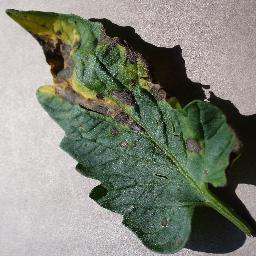
#> input picture data/test/Tomato___Early_blight/Tomato___Early_blight_original_04747279-48b2-4ce1-932b-e511424beb6b___RS_Erly.B 8240.JPG_56846ec1-3844-433b-948e-13aa1497e02e.JPG, 256 x 256 px
$ python -i image_processing.py   (imports and definitions only)
#> lines starting #> are read from the running program, lines starting #| are printed output that depends on the picture; after the words box and inside, x2 and y2 are one past the last pixel; in counts of white or black regions, pixels touching at a corner belong together
import cv2
import numpy as np
from PIL import Image
import os
from typing import Tuple, Optional

class ImageProcessor:
    """Image processing utilities for tomato disease detection."""

    def __init__(self, target_size: Tuple[int, int] = (224, 224)):
        """
        Initialize the image processor.

        Args:
            target_size: Target size for image resizing (width, height)
        """
        self.target_size = target_size

    # [62 lines left out: functions load_image, preprocess_image, enhance_image, not called in this run]

    def segment_leaf(self, image: np.ndarray) -> np.ndarray:
        """
        Basic leaf segmentation to focus on the leaf area.

        Args:
            image: Input image

        Returns:
            Segmented image with focus on leaf
        """
        # Convert to HSV for better color-based segmentation
        hsv = cv2.cvtColor(image, cv2.COLOR_RGB2HSV)
#> hsv: shape (256, 256, 3); mean H, S, V 49.7, 56.7, 135.4

        # Define green color range for leaves
        lower_green = np.array([35, 20, 20])
        upper_green = np.array([85, 255, 255])

        # Create mask for green regions
        mask = cv2.inRange(hsv, lower_green, upper_green)
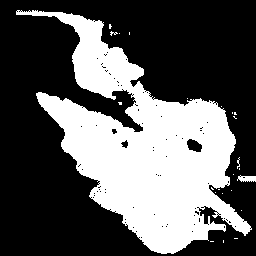
#> mask: shape (256, 256); 35.8% white; 24 white regions (22 under 20 px), largest, box (x1, y1, x2, y2) and area: (16, 10, 252, 254) 23243, (237, 175, 256, 182) 95

        # Apply morphological operations to clean the mask
        kernel = np.ones((5, 5), np.uint8)
        mask = cv2.morphologyEx(mask, cv2.MORPH_CLOSE, kernel)
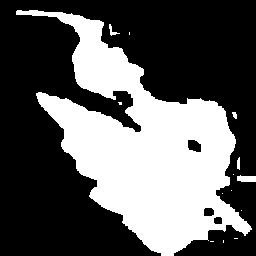
#> mask: shape (256, 256); 36.7% white; 14 white regions (9 under 20 px), largest, box (x1, y1, x2, y2) and area: (16, 10, 252, 256) 23825, (237, 175, 256, 182) 111, (109, 24, 120, 36) 43, (237, 157, 240, 170) 33, (232, 112, 237, 119) 25
        mask = cv2.morphologyEx(mask, cv2.MORPH_OPEN, kernel)
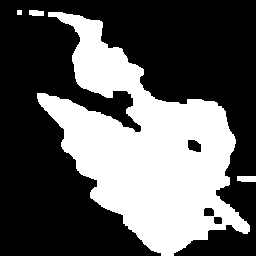
#> mask: shape (256, 256); 36.4% white; 4 white regions, box (x1, y1, x2, y2) and area: (37, 12, 250, 256) 23614, (237, 176, 256, 182) 110, (29, 10, 44, 16) 81, (17, 10, 22, 15) 25

        # Apply mask to original image
        segmented = cv2.bitwise_and(image, image, mask=mask)
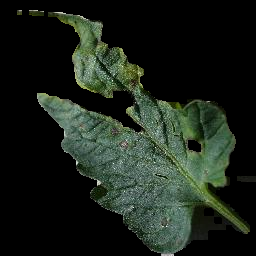
#> segmented: shape (256, 256, 3); mean R, G, B 27.2, 35.2, 26.5

        return segmented

    # [80 lines left out: functions augment_image, save_processed_image, create_thumbnail, validate_image, not called in this run]

>>> import cv2
>>> picture = cv2.cvtColor(cv2.imread('../data/test/Tomato___Early_blight/Tomato___Early_blight_original_04747279-48b2-4ce1-932b-e511424beb6b___RS_Erly.B 8240.JPG_56846ec1-3844-433b-948e-13aa1497e02e.JPG'), cv2.COLOR_BGR2RGB)
>>> result = ImageProcessor().segment_leaf(picture)

$ run again, on data/test/Tomato___Early_blight/Tomato___Early_blight_original_5390d8c0-5781-47cf-8d0a-482e000a01f3___RS_Erly.B 7400.JPG_aa8a6107-2977-4a3d-ac08-cc9aa2448804.JPG
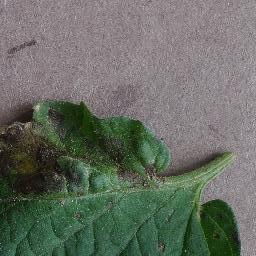
#> input picture data/test/Tomato___Early_blight/Tomato___Early_blight_original_5390d8c0-5781-47cf-8d0a-482e000a01f3___RS_Erly.B 7400.JPG_aa8a6107-2977-4a3d-ac08-cc9aa2448804.JPG, 256 x 256 px
#> hsv: shape (256, 256, 3); mean H, S, V 113.7, 55.3, 114.1
#> in segment_leaf, `mask = cv2.inRange(hsv, lower_green, upper_green)`:
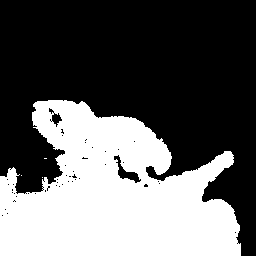
#> mask: shape (256, 256); 38.6% white; 4 white regions (3 under 20 px), largest, box (x1, y1, x2, y2) and area: (0, 100, 241, 256) 25298
#> in segment_leaf, `segmented = cv2.bitwise_and(image, image, mask=mask)`:
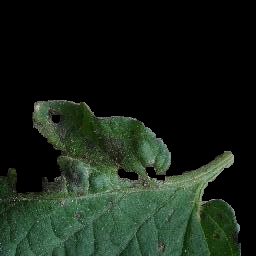
#> segmented: shape (256, 256, 3); mean R, G, B 23.3, 34.2, 23.5
